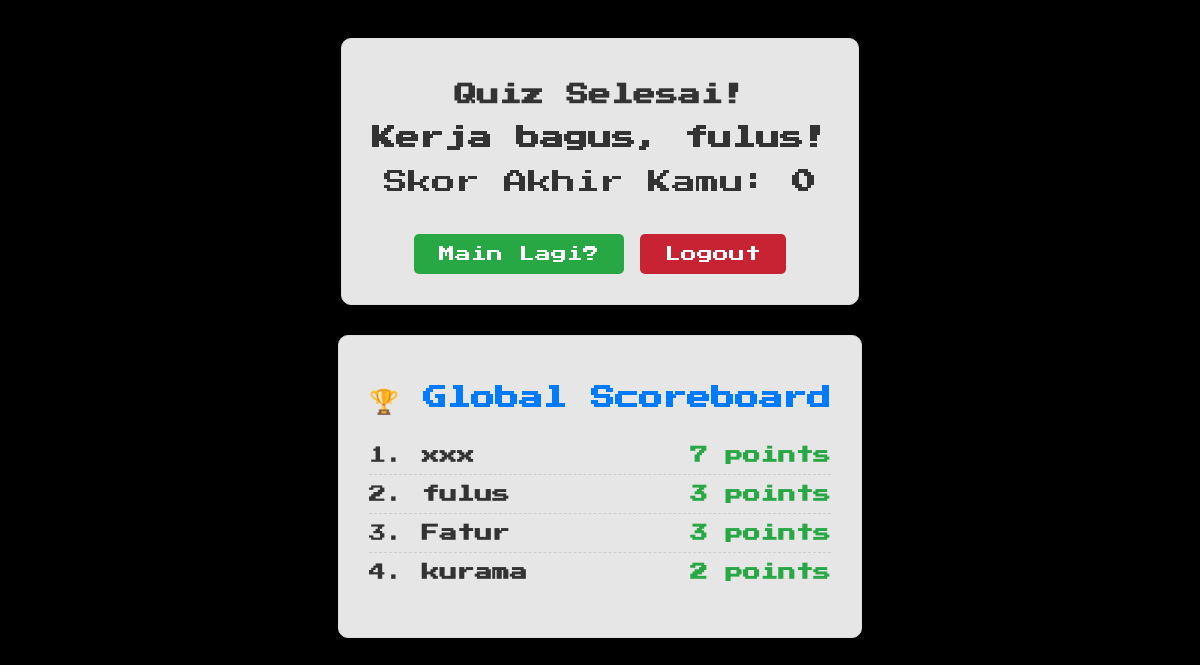
Page /results (signed in) on the committed database.
### app.py (models this page shows, shortened)
class User(UserMixin, db.Model):
    id = db.Column(db.Integer, primary_key=True)
    username = db.Column(db.String(80), unique=True, nullable=False)
    password_hash = db.Column(db.String(256), nullable=False)
    current_scene = db.Column(db.String(100), nullable=False, default='scene_1')

class ScoreEntry(db.Model):
    id = db.Column(db.Integer, primary_key=True)
    username = db.Column(db.String(80), nullable=False)
    score = db.Column(db.Integer, nullable=False)
    timestamp = db.Column(db.DateTime, default=db.func.now())
    user_id = db.Column(db.Integer, db.ForeignKey('user.id'), nullable=False)
    user = db.relationship('User', backref=db.backref('scores', lazy=True))

### app.py (the view)
@app.route('/results')
@login_required
def results():
    score = session.get('score', 0)
    if score > 0:
        db.session.add(ScoreEntry(username=current_user.username, score=score, user_id=current_user.id))
        db.session.commit()
    top_scores_query = db.session.query(ScoreEntry.username, func.max(ScoreEntry.score).label("max_score")).group_by(ScoreEntry.username).order_by(func.max(ScoreEntry.score).desc()).limit(10).all()
    top_scores = [{'username': s.username, 'score': s.max_score} for s in top_scores_query]
    session.pop('score', None); session.pop('q_indices', None); session.pop('current_q_index', None)
    return render_template('results.html', username=current_user.username, score=score, top_scores=top_scores)

### app.py (called while the page is built)
@login_manager.user_loader
def load_user(user_id):
    return User.query.get(int(user_id))

### templates/results.html (shortened to what this page needs)
<!DOCTYPE html>
<html lang="en">
<head>
    <link rel="stylesheet" href="{{ url_for('static', filename='css/style.css') }}">
</head>
<body>
    <div class="page-wrapper">
    <div class="container">
        <h1>Quiz Selesai!</h1>
        <h2>Kerja bagus, {{ username }}!</h2>
        <div class="results">
            Skor Akhir Kamu: <strong>{{ score }}</strong>
        </div>
        <a href="{{ url_for('start_quiz') }}" class="btn play-again">Main Lagi?</a>
        <a href="{{ url_for('logout') }}" class="btn" style="background-color: #c82333;">Logout</a>
    </div>
    <div class="scoreboard-container">
        <h2>🏆 Global Scoreboard</h2>
        <ol class="scoreboard-list">
        {% for entry in top_scores %}
            <li>
                <span>{{ loop.index }}. <strong>{{ entry.username }}</strong></span>
                <span class="score-points">{{ entry.score }} points</span>
            </li>
        {% else %}
            <li>Belum ada skor yang tercatat.</li>
        {% endfor %}
        </ol>
    </div>
</div>
</body>
</html>

### static/css/style.css (style rules this page uses)
body { font-family: PressStart2; color: #333; background: url("/static/img/opening_background.png") no-repeat center center fixed; background-size: cover; background-attachment: fixed; background-color: #000; overflow-x: hidden; }
.page-wrapper { display: flex; flex-direction: column; align-items: center; gap: 30px; }
.container { max-width: 600px; padding: 30px; background-color: rgba(255, 255, 255, 0.9); border: 1px solid #ddd; border-radius: 10px; box-shadow: 0 4px 8px rgba(0,0,0,0.1); text-align: center; margin-top: 30px; z-index: 99999999999; }
h1 { color: #333; margin-bottom: 20px; font-size: 1.4em; }
button, .btn { padding: 12px 25px; font-size: 16px; color: white; border: none; border-radius: 5px; cursor: pointer; text-decoration: none; display: inline-block; margin-top: 20px; }
.results { font-size: 1.5em; margin: 20px 0; }
.btn.play-again { background-color: #28a745; }
.scoreboard-container { max-width: 600px; padding: 30px; background-color: rgba(255, 255, 255, 0.9); border: 1px solid #ddd; border-radius: 10px; box-shadow: 0 4px 8px rgba(0,0,0,0.1); text-align: left; }
.scoreboard-container h2 { color: #007BFF; text-align: center; margin-bottom: 20px; }
.scoreboard-list { list-style: none; padding: 0; }
.scoreboard-list li { padding: 10px 0; font-size: 1.1em; border-bottom: 1px dashed #ccc; display: flex; justify-content: space-between; align-items: center; }
.scoreboard-list li:last-child { border-bottom: none; }
.score-points { font-weight: bold; color: #28a745; }
:root { --ix-cloud-speed1: 70s; --ix-cloud-speed2: 100s; --ix-cloud-opacity1: 0.9; --ix-cloud-opacity2: 0.8; --ix-cloud-size1: 240px; --ix-cloud-size2: 380px; }
:root { --timer-bg-j7: rgba(0, 0, 0, 0.65); --timer-border-j7: #ffb300; --timer-text-j7: #ffffff; }

### rows in the picture
User: username "fulus"
ScoreEntry: username "xxx", score "7"
ScoreEntry: username "fulus", score "3"
ScoreEntry: username "kurama", score "2"

### other values in the picture
{{ score }} "0"
{{ entry.username }} "Fatur"
{{ entry.score }} "3"
